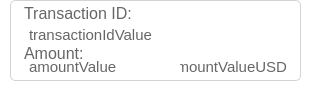
<?xml version="1.0" encoding="UTF-8"?>
<ui version="4.0">
 <class>PageHistoryList</class>
 <widget class="QWidget" name="PageHistoryList">
  <property name="geometry">
   <rect>
    <x>0</x>
    <y>0</y>
    <width>310</width>
    <height>85</height>
   </rect>
  </property>
  <property name="windowTitle">
   <string>Form</string>
  </property>
  <property name="styleSheet">
   <string notr="true">	background: #FFFFFF;
	color:#666666;
</string>
  </property>
  <widget class="QGroupBox" name="groupBox">
   <property name="geometry">
    <rect>
     <x>10</x>
     <y>0</y>
     <width>291</width>
     <height>81</height>
    </rect>
   </property>
   <property name="styleSheet">
    <string notr="true">	border-style: solid;
	border-radius: 5px;
	border-width: 1px;
	border-color: lightgrey;
    padding-left: 4px;
    padding-right: 4px;
	icon-size:24px;</string>
   </property>
   <property name="title">
    <string/>
   </property>
   <widget class="QPushButton" name="setupPushButton">
    <property name="geometry">
     <rect>
      <x>250</x>
      <y>10</y>
      <width>41</width>
      <height>41</height>
     </rect>
    </property>
    <property name="styleSheet">
     <string notr="true">QPushButton {
	border-style: solid;
	background-color: rgba(0, 0, 0, 0);
	border-width: 1px;
	border-radius: 5px;
	border-color: transparent;
}
QPushButton:hover {
    background-color: rgba(0, 0, 0, 24);
}

QPushButton:pressed {
    background-color: rgba(0, 0, 0, 64);
}</string>
    </property>
    <property name="text">
     <string/>
    </property>
    <property name="icon">
     <iconset resource="../../../../../res.qrc">
      <normaloff>:/res/ic/res/ic/settings.png</normaloff>:/res/ic/res/ic/settings.png</iconset>
    </property>
   </widget>
   <widget class="QLabel" name="transactionIdLabel">
    <property name="geometry">
     <rect>
      <x>5</x>
      <y>5</y>
      <width>281</width>
      <height>16</height>
     </rect>
    </property>
    <property name="font">
     <font>
      <pointsize>12</pointsize>
     </font>
    </property>
    <property name="styleSheet">
     <string notr="true">border-color: transparent;
</string>
    </property>
    <property name="text">
     <string>Transaction ID:</string>
    </property>
   </widget>
   <widget class="QLabel" name="transactionIdValueLabel">
    <property name="geometry">
     <rect>
      <x>10</x>
      <y>19</y>
      <width>271</width>
      <height>31</height>
     </rect>
    </property>
    <property name="font">
     <font>
      <pointsize>11</pointsize>
     </font>
    </property>
    <property name="styleSheet">
     <string notr="true">border-color: transparent;
</string>
    </property>
    <property name="text">
     <string>transactionIdValue</string>
    </property>
    <property name="textFormat">
     <enum>Qt::AutoText</enum>
    </property>
    <property name="alignment">
     <set>Qt::AlignLeading|Qt::AlignLeft|Qt::AlignVCenter</set>
    </property>
    <property name="wordWrap">
     <bool>false</bool>
    </property>
   </widget>
   <widget class="QLabel" name="amountLabel">
    <property name="geometry">
     <rect>
      <x>5</x>
      <y>45</y>
      <width>281</width>
      <height>16</height>
     </rect>
    </property>
    <property name="font">
     <font>
      <pointsize>12</pointsize>
     </font>
    </property>
    <property name="styleSheet">
     <string notr="true">border-color: transparent;
</string>
    </property>
    <property name="text">
     <string>Amount:</string>
    </property>
   </widget>
   <widget class="QLabel" name="amountValueLabel">
    <property name="geometry">
     <rect>
      <x>10</x>
      <y>59</y>
      <width>161</width>
      <height>16</height>
     </rect>
    </property>
    <property name="font">
     <font>
      <pointsize>11</pointsize>
     </font>
    </property>
    <property name="styleSheet">
     <string notr="true">border-color: transparent;
</string>
    </property>
    <property name="text">
     <string>amountValue</string>
    </property>
    <property name="textFormat">
     <enum>Qt::AutoText</enum>
    </property>
    <property name="alignment">
     <set>Qt::AlignLeading|Qt::AlignLeft|Qt::AlignVCenter</set>
    </property>
    <property name="wordWrap">
     <bool>false</bool>
    </property>
   </widget>
   <widget class="QLabel" name="amountValueUsdLabel">
    <property name="geometry">
     <rect>
      <x>165</x>
      <y>59</y>
      <width>121</width>
      <height>16</height>
     </rect>
    </property>
    <property name="font">
     <font>
      <pointsize>11</pointsize>
     </font>
    </property>
    <property name="styleSheet">
     <string notr="true">border-color: transparent;
</string>
    </property>
    <property name="text">
     <string>amountValueUSD</string>
    </property>
    <property name="textFormat">
     <enum>Qt::AutoText</enum>
    </property>
    <property name="alignment">
     <set>Qt::AlignRight|Qt::AlignTrailing|Qt::AlignVCenter</set>
    </property>
    <property name="wordWrap">
     <bool>false</bool>
    </property>
   </widget>
  </widget>
 </widget>
 <resources>
  <include location="../../../../../res.qrc"/>
 </resources>
 <connections/>
</ui>
